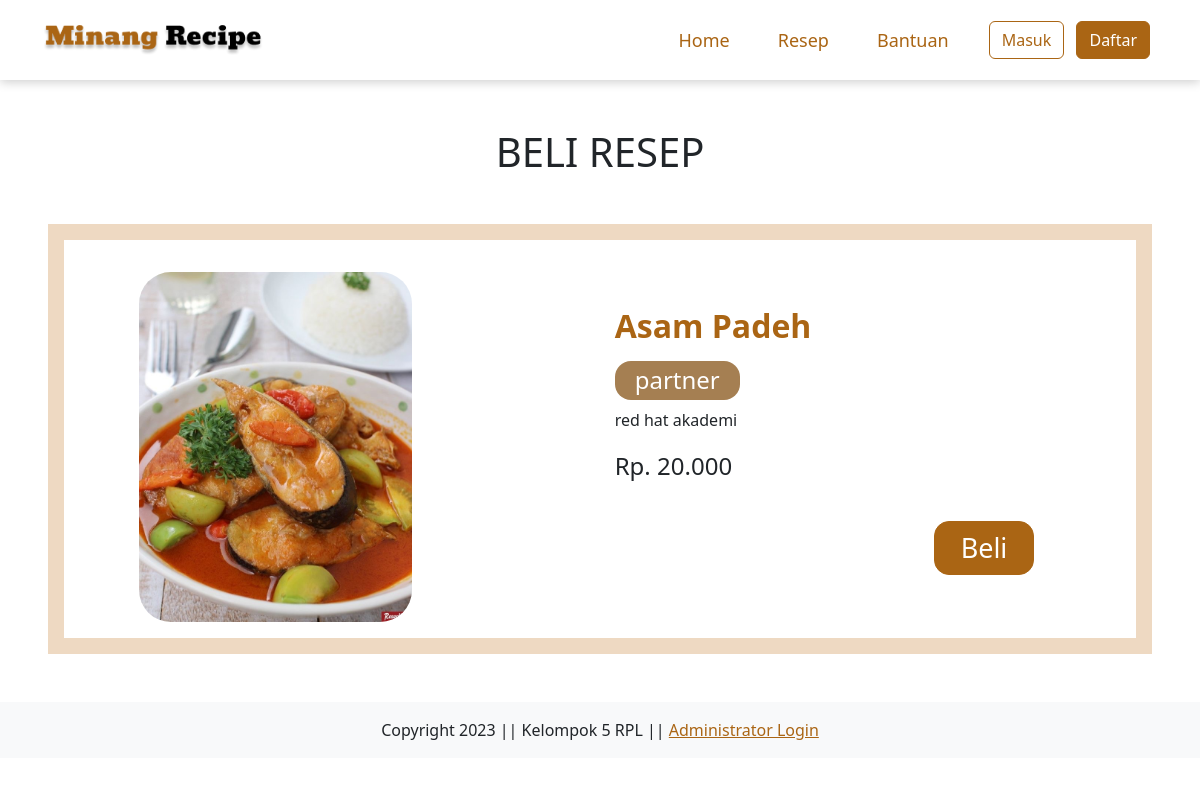
Page /beliResep.php?id-resep=35 on the committed database.
### tables this page shows
CREATE TABLE `resep` (
  `resep_id` int(11) NOT NULL,
  `title` varchar(255) NOT NULL,
  `author` varchar(255) DEFAULT NULL,
  `deskripsi` text NOT NULL,
  `thumbnail` varchar(255) NOT NULL,
  `durasi` varchar(10) NOT NULL,
  `daerah_asal` varchar(25) NOT NULL,
  `harga` int(11) DEFAULT NULL,
  `tipe` enum('ori','umum') NOT NULL,
  `url_vidio` varchar(255) DEFAULT NULL,
  `us_id` int(11) DEFAULT NULL
);

### beliResep.php (the view, shortened to what this page needs)
<?php
include('./dbConnection.php');
include('./mainInclude/header.php');
?>
<div class="my-5">
    <h1 class="text-center">BELI RESEP</h1>
</div>
<?php
$button_disabled = false;
if (isset($_GET['id-resep'])) {
    $resep_id = $_GET['id-resep'];
    $query = "SELECT * FROM resep WHERE resep_id = $resep_id AND tipe = 'ori'";
    $result = mysqli_query($conn, $query);
    if (mysqli_num_rows($result) > 0) {
        $row = mysqli_fetch_assoc($result);
        ?>
        <div class="containers p-3 mx-5 mb-5 bg-secondary">
            <div class="bg-white p-3">
                <div class="row align-items-center">
                    <div class="col-sm-4 text-center" style="margin-right: 150px; margin-left: 30px;">
                        <img src="<?php echo str_replace('../', './', $row['thumbnail']) ?>" alt="Thumbnail"
                            class="img-fluid rounded-5 mt-3" style="max-width: 500px; max-height: 350px;" />
                    </div>
                    <div class="col-md-5">
                        <h2 class="text-primary fw-bold mt-4">
                            <?php echo $row['title']; ?>
                        </h2>
                        <div class="d-flex align-items-left mt-2">
                            <h4 class="text-white bg-info d-inline-block mt-2 rounded-4"
                                style="padding-right: 20px; padding-left: 20px; padding-top: 5px; padding-bottom: 5px;">
                                <?php echo $row['author']; ?>
                            </h4>
                        </div>
                        <div>
                            <p>
                                <?php echo $row['deskripsi']; ?>
                            </p>
                        </div>
                        <form action="checkout.php" method="post">
                            <div>
                                <h4 class="card-title col-9" style="margin-top: auto;">Rp.
                                    <?php echo number_format($row['harga'], 0, ',', '.'); ?>
                                </h4>
                            </div>
                            <div class="row mt-4">
                            <div class="col-md-12 text-end mt-3">
                                <?php if ($button_disabled && isset($_SESSION['is_login'])): ?>
                                    <button type="submit" class="btn btn-primary" name="buy"
                                        style="font-size: 27px; width: 100px; border-radius: 15px;" disabled>
                                        Beli
                                    </button>
                                    <div>
                                            <small class="text-danger">Anda sudah membeli resep ini!</small>
                                        </div>
                                <?php else: ?>
                                    <button type="submit" class="btn btn-primary" name="buy"
                                        style="font-size: 27px; width: 100px; border-radius: 15px;">
                                        Beli
                                    </button>
                                <?php endif; ?>
                            </div>
                            </div>
                        </form>
                    </div>
                </div>
            </div>
        </div>
        <?php
    } else {
        echo "Resep tidak ditemukan.";
    }
} else {
    echo "Resep_id tidak ditemukan.";
}
?>
<?php
include('./mainInclude/footer.php');
?>

### assets/css/home.css (style rules this page uses)
section.hero h1, p, button { margin-bottom: 20px; }

### rows in the picture
resep: thumbnail (picture), title "Asam Padeh", author "partner", deskripsi "red hat akademi", harga "20.000"
